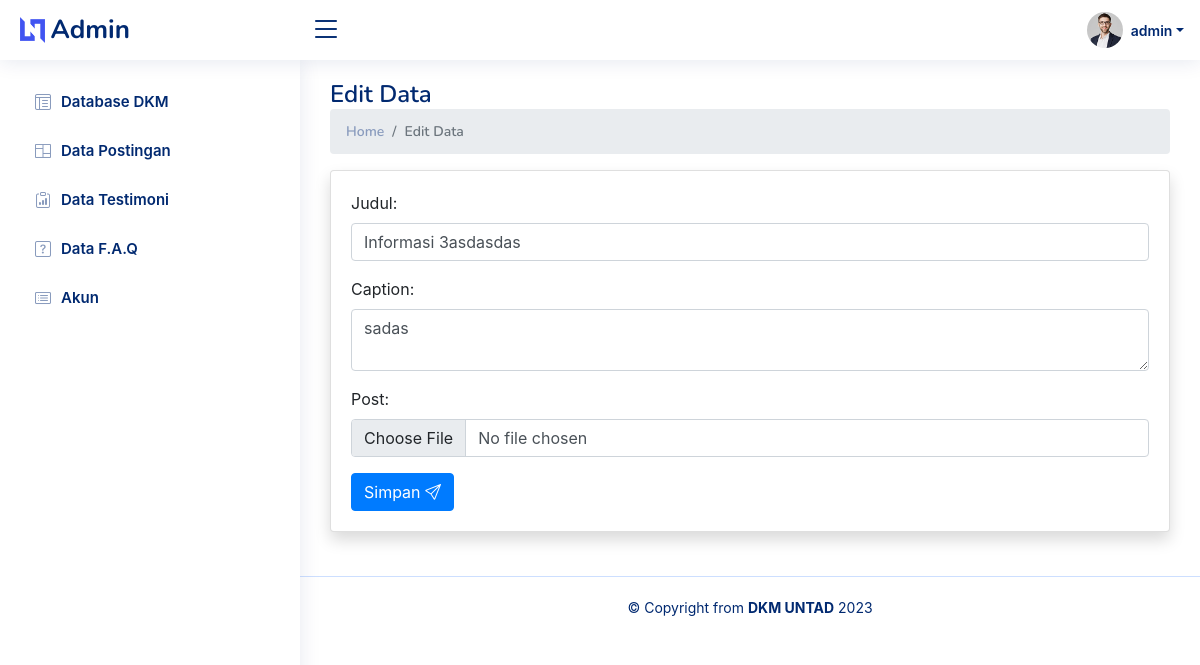
The page /edit-post/4/ (signed in) on the database as committed earlier.
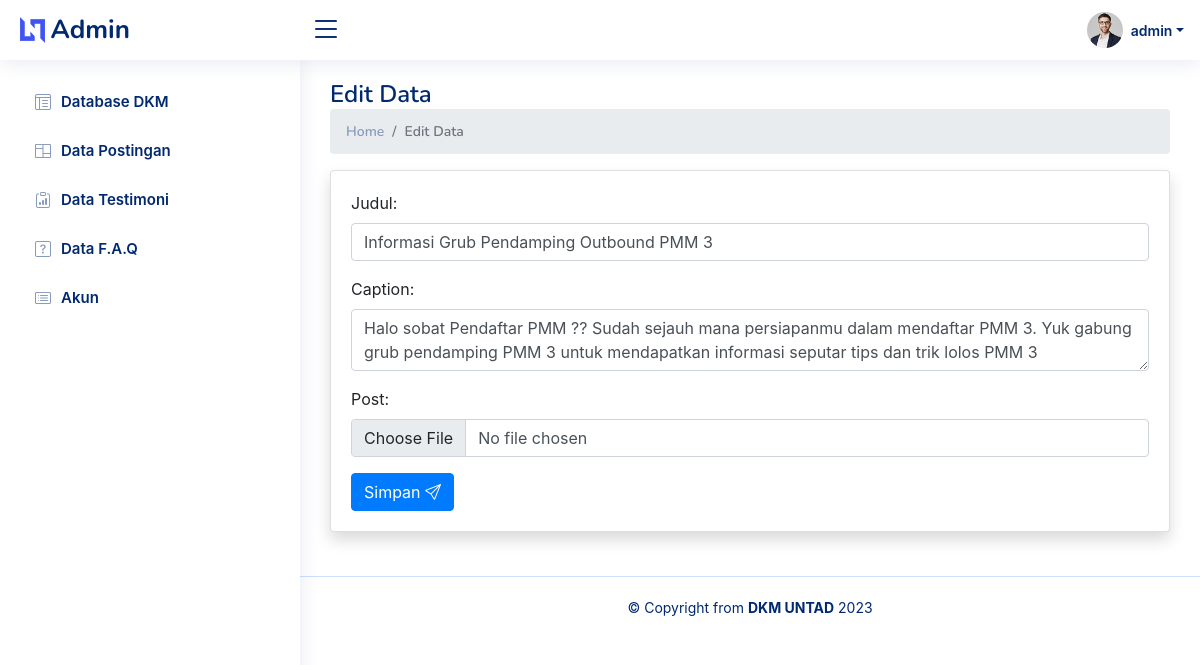
The same page on the database as committed later.
### dkmapp/models.py (models this page shows, shortened)
class Postingan(models.Model):
    judul=models.CharField(max_length=50,null=True)
    caption=models.CharField(max_length=400,null=True)
    post=models.ImageField(upload_to='post',null=True)
    date=models.DateField(auto_created=True, auto_now_add=True)

### dkmapp/views.py (the view)
# urls.py: path('edit-post/<str:id>/', views.edit_post, name='edit-post'),
@login_required(login_url='database')
def edit_post(request,id):
    post=Postingan.objects.get(id=id)
    form=PostForm(instance=post)
    if request.method == 'POST':
        form=PostForm(request.POST,request.FILES, instance=post)
        if form.is_valid():
            form.save()
            messages.success(request, 'Data Berhasil Disimpan')
        return redirect('data-post')
    context={'form':form}
    return render(request,'dkmapp/edit.html',context)

### dkmapp/forms.py
class PostForm(ModelForm):
    class Meta:
        model=Postingan
        fields = '__all__'
        widgets={
            'judul':forms.TextInput(attrs={'class':'form-control','required':True,}),
            'caption':forms.Textarea(attrs={'class':'form-control', 'rows':'2','required':True,}),
            'post': forms.FileInput(attrs={'class':'form-control'}),
            }

### dkmapp/templatetags/picture.py (called while the page is built)
@register.simple_tag(takes_context=True)
def get_user_profil(context):
    request = context['request']
    user=User.objects.get(username=request.user)
    try:
        profile = DKM.objects.get(id_dkm=user)
        photo=f'.././media/{profile.photo}'
    except:
        photo='.././static/img_2/profile-img.jpg'
    return photo

### templates/dkmapp/edit.html (shortened to what this page needs)
{% extends './navbar.html' %}
{% load static %}
{% block content %}
<main id="main" class="main">
    <div class="pagetitle">
      <h1>Edit Data</h1>
      <nav>
        <ol class="breadcrumb">
          <li class="breadcrumb-item"><a href="">Home</a></li>
          <li class="breadcrumb-item active">Edit Data</li>
        </ol>
      </nav>
    </div>
    <section class="section">
        <div class="row">
            <div class="col-lg-12">
                <div class="card shadow mb-4">
                    <div class="card-body">
                        <form method='post' enctype="multipart/form-data">
                            {{ form.as_p }}
                            <button type="submit" class="btn btn-primary">Simpan <i class="bi bi-send"></i></button>
                        </form>
                    </div>
                </div>
            </div>
        </div>
    </section>
</main>
{% endblock %}

Rows that differ between the two databases and show on the page:
changed Postingan: judul "Informasi 3asdasdas" → "Informasi Grub Pendamping Outbound PMM 3"; caption "sadas" → "Halo sobat Pendaftar PMM ?? Sudah sejauh mana persiapanmu dalam mendaftar PMM 3. Yuk gabung grub pendamping PMM 3 untuk mendapatkan informasi seputar tips dan trik lolos PMM 3"
